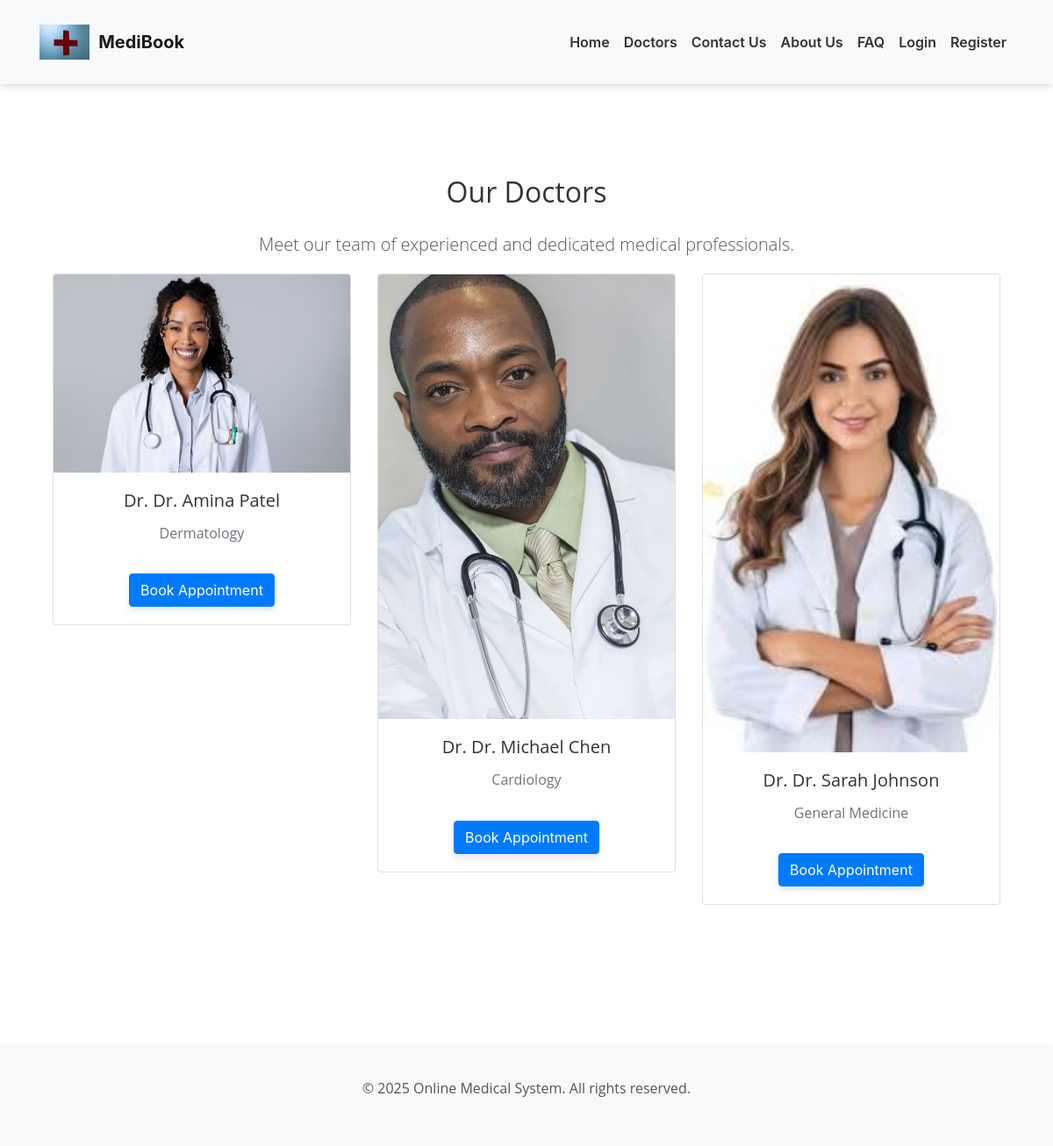
The app's page /doctors.php with its own data.
### tables this page shows
CREATE TABLE doctors (
    doctor_id INT AUTO_INCREMENT PRIMARY KEY,
    user_id INT NOT NULL,
    specialization_id INT NOT NULL,
    license_number VARCHAR(50),
    phone VARCHAR(20),
    experience_years INT,
    consultation_fee DECIMAL(10,2),
    image_url VARCHAR(255),
    bio TEXT,
    created_at TIMESTAMP DEFAULT CURRENT_TIMESTAMP,
    FOREIGN KEY (user_id) REFERENCES users(user_id) ON DELETE CASCADE,
    FOREIGN KEY (specialization_id) REFERENCES specializations(specialization_id)
);

CREATE TABLE users (
    user_id INT AUTO_INCREMENT PRIMARY KEY,
    username VARCHAR(50) UNIQUE NOT NULL,
    email VARCHAR(100) UNIQUE NOT NULL,
    password VARCHAR(255) NOT NULL,
    full_name VARCHAR(100) NOT NULL,
    role ENUM('patient', 'doctor', 'admin') NOT NULL,
    is_active TINYINT(1) DEFAULT 1,
    created_at TIMESTAMP DEFAULT CURRENT_TIMESTAMP,
    updated_at TIMESTAMP DEFAULT CURRENT_TIMESTAMP ON UPDATE CURRENT_TIMESTAMP
);

CREATE TABLE specializations (
    specialization_id INT AUTO_INCREMENT PRIMARY KEY,
    name VARCHAR(100) NOT NULL,
    description TEXT,
    created_at TIMESTAMP DEFAULT CURRENT_TIMESTAMP
);

### doctors.php (the view, shortened to what this page needs)
<?php
require_once 'includes/header.php';
require_once 'includes/db_connect.php';
$doctors = [];
$sql = "SELECT d.doctor_id, d.image_url, u.full_name, s.name
        FROM doctors d
        JOIN users u ON d.user_id = u.user_id
        JOIN specializations s ON d.specialization_id = s.specialization_id
        WHERE u.is_active = 1
        ORDER BY u.full_name ASC";
$result = $conn->query($sql);
if ($result && $result->num_rows > 0) {
    while ($row = $result->fetch_assoc()) {
        $doctors[] = $row;
    }
}
?>
<div class="container my-5">
    <h2 class="text-center mb-4">Our Doctors</h2>
    <p class="text-center lead">Meet our team of experienced and dedicated medical professionals.</p>
    <?php if (!empty($doctors)): ?>
        <div class="row">
            <?php foreach ($doctors as $doctor): ?>
                <div class="col-md-4 mb-4">
                    <div class="card doctor-card">
                        <?php if (!empty($doctor['image_url'])): ?>
                            <img src="<?php echo htmlspecialchars($doctor['image_url']); ?>" class="card-img-top" alt="Dr. <?php echo htmlspecialchars($doctor['full_name']); ?>">
                        <?php else: ?>
                            <img src="https://via.placeholder.com/300x200.png?text=Dr.+<?php echo urlencode($doctor['full_name']); ?>" class="card-img-top" alt="Dr. <?php echo htmlspecialchars($doctor['full_name']); ?>">
                        <?php endif; ?>
                        <div class="card-body text-center">
                            <h5 class="card-title">Dr. <?php echo htmlspecialchars($doctor['full_name']); ?></h5>
                            <p class="card-text text-muted"><?php echo htmlspecialchars($doctor['name']); ?></p>
                            <a href="book_appointment.php?doctor_id=<?php echo $doctor['doctor_id']; ?>" class="btn btn-primary mt-3">Book Appointment</a>
                            </div>
                    </div>
                </div>
            <?php endforeach; ?>
        </div>
    <?php else: ?>
        <p class="text-center">No doctors found at this time.</p>
    <?php endif; ?>
</div>
<?php
include_once 'includes/footer.php';
?>

### includes/header.php (shortened to what this page needs)
<?php
$is_logged_in = isset($_SESSION['user_id']);
$dashboard_link = 'index.php';
?>
<!DOCTYPE html>
<html lang="en">
<head>
    <link rel="stylesheet" href="assets/css/style.css">
    <link rel="stylesheet" href="https://stackpath.bootstrapcdn.com/bootstrap/4.5.2/css/bootstrap.min.css">
</head>
<body>
    <header>
        <nav class="navbar navbar-expand-lg navbar-light bg-light fixed-top">
            <div class="container">
                <a class="nav-brand" href="<?php echo $dashboard_link; ?>" >
                <img src="assets/images/logo.jpg" alt="MediBook Logo" style="height: 40px; margin-right: 10px;" > </a>
                <a class="navbar-brand" href="<?php echo $dashboard_link; ?>">MediBook</a>
                <div class="collapse navbar-collapse" id="navbarNav">
                    <ul class="navbar-nav ml-auto">
                        <?php if (!$is_logged_in):  ?>
                        <li class="nav-item">
                            <a class="nav-link" href="index.php">Home</a>
                        </li>
                        <li class="nav-item">
                            <a class="nav-link" href="doctors.php">Doctors</a>
                        </li>
                        <li class="nav-item">
                            <a class="nav-link" href="contact_us.php">Contact Us</a>
                        </li>
                        <li class="nav-item">
                            <a class="nav-link" href="about.php">About Us</a>
                        </li>
                        <li class="nav-item">
                            <a class="nav-link" href="faq.php">FAQ</a>
                        </li>
                        <li class="nav-item">
                            <a class="nav-link" href="login.php">Login</a>
                        </li>
                        <li class="nav-item">
                            <a class="nav-link" href="register.php">Register</a>
                        </li>
                        <?php endif; ?>
                    </ul>
                </div>
            </div>
        </nav>
    </header>
    <main class="py-4"> <div class="container">

### includes/footer.php (shortened to what this page needs)
        </div></main>
    <footer class="bg-light text-center py-3 mt-4">
        <div class="container">
            <p>&copy; <?php echo date("Y"); ?> Online Medical System. All rights reserved.</p>
        </div>
    </footer>
</body>
</html>

### assets/css/style.css (style rules this page uses)
:root { --primary-blue: #007bff; --primary-dark-blue: #0056b3; --secondary-gray: #6c757d; --accent-purple: #6f42c1; --text-dark: #333; --text-light: #fff; --background-light: #f8f9fa; --border-light: #ddd; --shadow-light: rgba(0,0,0,0.1); }
body { font-family: 'Open Sans', Arial, sans-serif; line-height: 1.7; background-image: url('assets/images/hero-bg.jpeg'); background-attachment: fixed; background-size: cover; background-position: center; color: var(--text-dark); display: flex; flex-direction: column; min-height: 100vh; padding-top: 56px; overflow-x: hidden; }
main { flex: 1; }
.container { max-width: 1140px; margin: 0 auto; padding: 20px; }
h1, h2, h3, h4, h5, h6 { font-family: 'Open Sans', sans-serif; font-weight: 700; line-height: 1.2; color: var(--text-dark); }
p { font-family: 'Open Sans', sans-serif; font-weight: 400; line-height: 1.7; color: #555; }
header, footer { background-color: #e9ecef; padding: 1rem 0; box-shadow: 0 2px 5px var(--shadow-light); }
footer { background-color: var(--primary-dark-blue); color: var(--text-light); text-align: center; padding: 30px 0; flex-shrink: 0; }
.navbar { padding: 0.75rem 1rem; box-shadow: 0 2px 8px rgba(0,0,0,0.15); background-color: var(--text-light); position: fixed; width: 100%; top: 0; left: 0; z-index: 1000; }
.navbar-brand { font-size: 1.75rem; font-weight: 700; margin-right: 2.5rem; display: flex; align-items: center; color: var(--primary-blue); }
.nav-link { font-weight: 600; color: var(--text-dark)!important; transition: color 0.3s ease, transform 0.2s ease; position: relative; }
.nav-link::after { content: ''; position: absolute; width: 0; height: 2px; bottom: -5px; left: 0; background-color: var(--primary-blue); transition: width 0.3s ease-in-out; }
.btn { padding: 12px 25px; border-radius: 8px; text-decoration: none; color: var(--text-light); background-color: var(--primary-blue); border: 1px solid var(--primary-blue); cursor: pointer; font-size: 17px; font-weight: 600; transition: background-color 0.3s ease, transform 0.2s ease, box-shadow 0.3s ease; box-shadow: 0 4px 8px rgba(0,0,0,0.1); }
.btn-primary { background-color: var(--primary-blue); border-color: var(--primary-blue); }

### records on screen
doctors: image_url (picture), user.full_name "Dr. Amina Patel", specialization.name "Dermatology"
doctors: image_url (picture), user.full_name "Dr. Michael Chen", specialization.name "Cardiology"
doctors: image_url (picture), user.full_name "Dr. Sarah Johnson", specialization.name "General Medicine"
